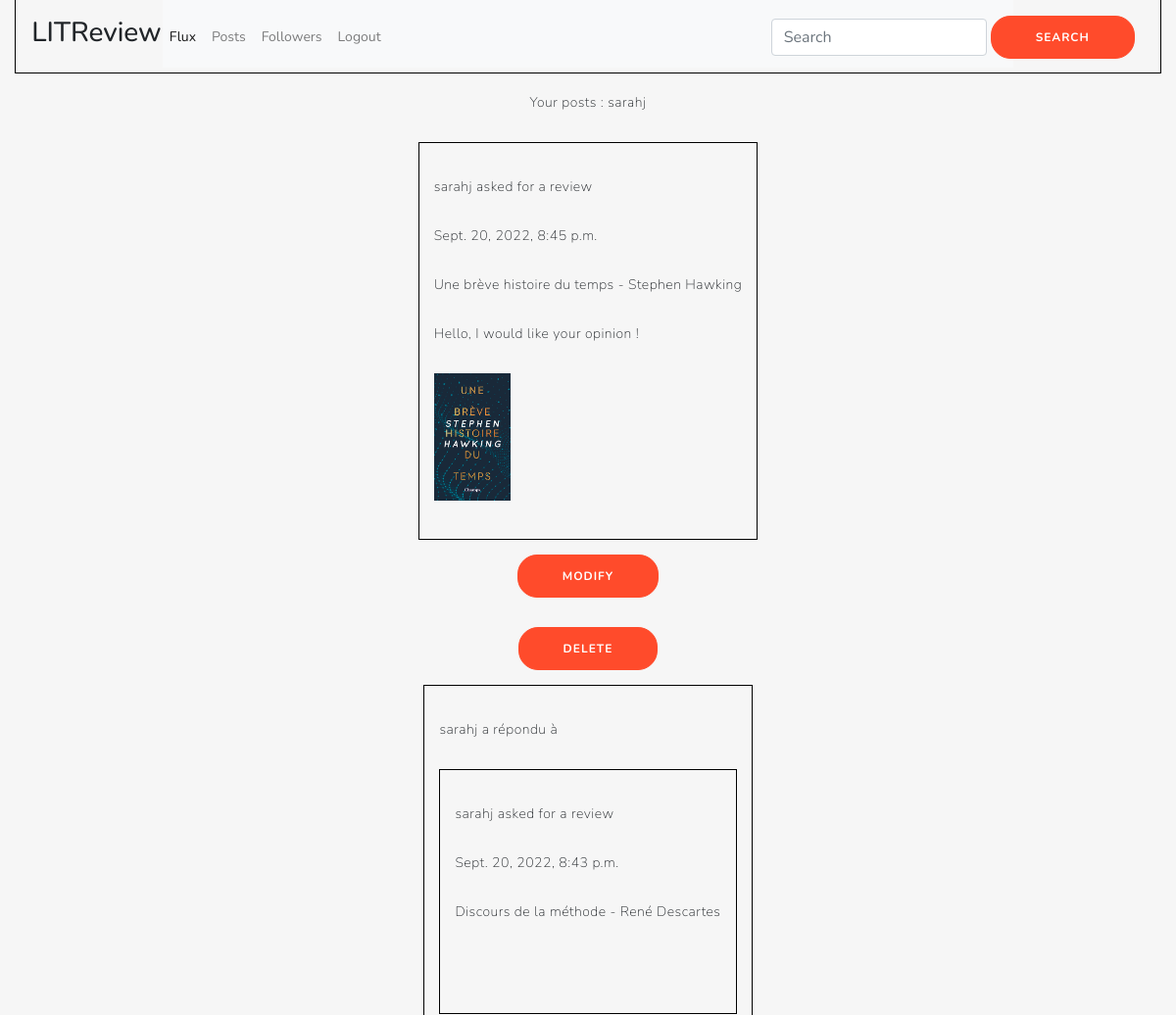
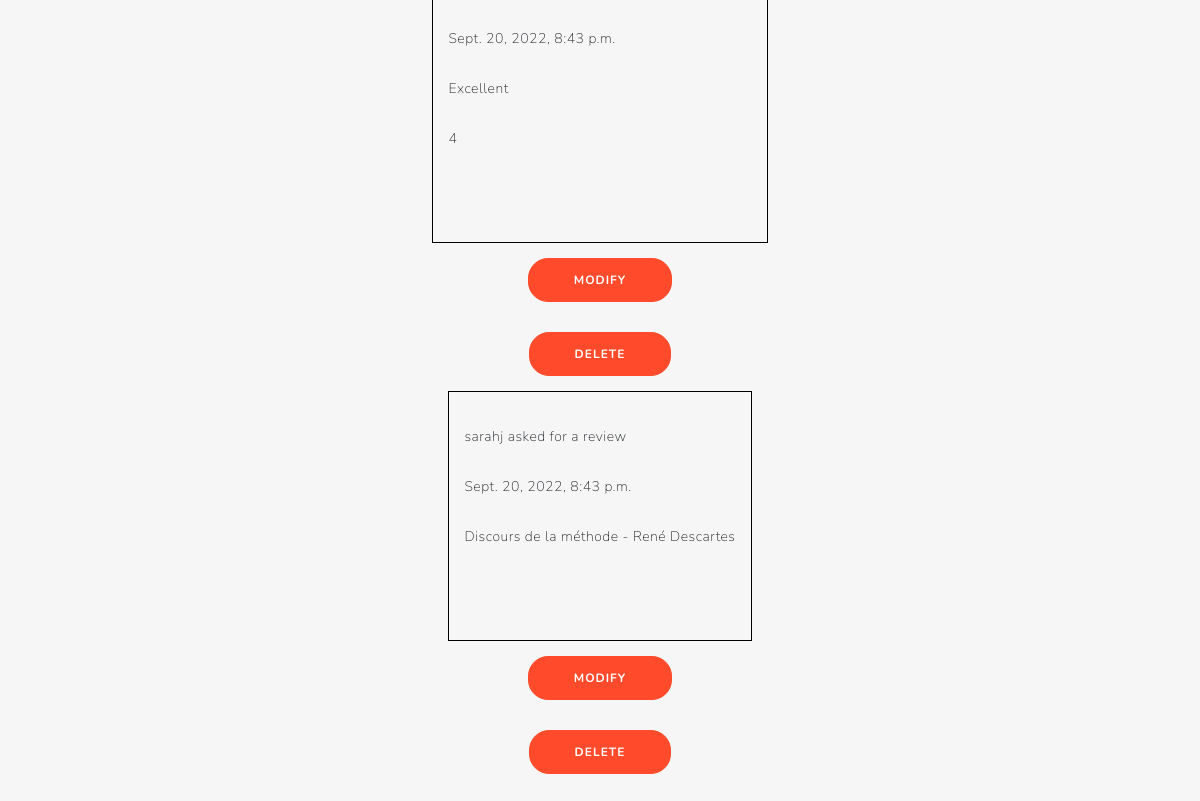
/posts/ (signed in), run on the app's committed database (2 pictures, top to bottom).
### user/models.py (models this page shows)
class User(AbstractUser):
    pass

### ticket/models.py (models this page shows)
class Ticket(models.Model):
    title = models.CharField(max_length=128)
    description = models.TextField(max_length=2048, blank=True)
    user = models.ForeignKey(to=settings.AUTH_USER_MODEL, on_delete=models.CASCADE)
    image = models.ImageField(upload_to='images_critiques/', null=True, blank=True)
    time_created = models.DateTimeField(auto_now_add=True)

### review/models.py (models this page shows)
class Review(models.Model):
    ticket = models.ForeignKey(to=Ticket, on_delete=models.CASCADE)
    rating = models.PositiveSmallIntegerField(
        validators=[MinValueValidator(0), MaxValueValidator(5)])
    headline = models.CharField(max_length=128)
    body = models.CharField(max_length=8192, blank=True)
    user = models.ForeignKey(
        to=settings.AUTH_USER_MODEL, on_delete=models.CASCADE)
    time_created = models.DateTimeField(auto_now_add=True)

### LITReview/views.py (the view)
# urls.py: path('posts/', views.posts_view, name='posts'),
@login_required
def posts_view(request):
    reviews = get_user_reviews(request.user)
    reviews = reviews.annotate(content_type=Value('REVIEW', CharField()))
    tickets = get_user_tickets(request.user)
    tickets = tickets.annotate(content_type=Value('TICKET', CharField()))
    posts = sorted(chain(reviews, tickets),
                   key=lambda post: post.time_created,
                   reverse=True)
    return render(request, 'posts/posts.html', context={'posts': posts})

### LITReview/views.py (called while the page is built)
def get_user_reviews(userx):
    reviews_list = Review.objects.filter(user=userx)
    return reviews_list

def get_user_tickets(userx):
    tickets_list = Ticket.objects.filter(user=userx)
    return tickets_list

### templates/posts/posts.html (shortened to what this page needs)
{% extends "base_template.html" %}
{% block content %}
<p>Your posts :  {{request.user}}</p>
{% for post in posts %}
        {% if post.content_type == 'TICKET' %}
            {% include 'ticket/ticket_snippet.html' %}
        {% elif post.content_type == 'REVIEW' %}
            {% include 'review/review_snippet.html' %}
        {% endif %}
        <a href="modify/{{ post.content_type }}/{{ post.id }}"><button type="submit">Modify</button></a>
        <a href="delete/{{ post.content_type }}/{{ post.id }}"><button type="submit">Delete</button></a>
    {% endfor %}
{% endblock %}

### templates/base_template.html (shortened to what this page needs)
{% load static %}
<html lang="en">
<head>
  <link href="//maxcdn.bootstrapcdn.com/bootstrap/4.0.0/css/bootstrap.min.css" rel="stylesheet" id="bootstrap-css">
  <link rel="stylesheet" href="/static/style.css">
</head>
<header>
  <nav class="navbar navbar-expand-lg navbar-light bg-light">
    <div class="site_title">
      <h3 id="title">LITReview</h3>
    </div>
    <div class="collapse navbar-collapse d-flex flex-row-reverse" id="navbarNav">
      <ul class="navbar-nav" id="title">
        <li class="nav-item active">
          <a class="nav-link" href="/flux">Flux<span class="sr-only">(current)</span></a>
        </li>
        <li class="nav-item">
          <a class="nav-link" href="/posts">Posts</a>
        </li>
        <li class="nav-item">
          <a class="nav-link" href="/abos">Followers</a>
        </li>
        <li class="nav-item">
          <a class="nav-link" href="/logout_user">Logout</a>
        </li>
      </ul>
    </div>
    <form class="form-inline my-2 my-lg-0" id="search-h">
      <input class="form-control mr-sm-1" type="search" placeholder="Search">
      <button type="submit" >Search</button>
    </form>
  </nav>
</header>
<body>
  {% block content %}{% endblock %}
</body>
</html>

### templates/ticket/ticket_snippet.html (shortened to what this page needs)
<div class="ticket_snippet">
    <div>
        <p>{{post.user}} asked for a review</p>
        <p>{{post.time_created}}</p>
    </div>
    <div>
        <p>{{post.title}}</p>
        <p>{{post.description}}</p>
        {% if post.image %}
        <img src="{{ post.image.url }}" alt="arf">
        {% endif %}
        <br>
        <br>
    </div>
</div>

### templates/review/review_snippet.html (shortened to what this page needs)
<div class="ticket_snippet">
    <div>
        <p>{{post.user}} a répondu à {% include 'ticket/ticket_snippet.html' with post=post.ticket %} </p>
        <p>{{post.time_created}}</p>
    </div>
    <div>
        <p>{{post.headline}}</p>
        <p>{{post.rating}}</p>
        <br>
        <br>
    </div>
</div>

### static/style.css (style rules this page uses)
* { box-sizing: border-box; }
body { background: #f6f6f6; display: flex; justify-content: center; align-items: center; flex-direction: column; font-family: 'Nunito', sans-serif; min-height: 100vh; margin: -20px 0 50px; }
img { max-width: 25%; }
p { font-size: 14px; font-weight: 100; line-height: 20px; letter-spacing: 0.5px; margin: 20px 0 30px; }
a { color: #333; font-size: 14px; text-decoration: none; margin: 15px 0; }
button { border-radius: 20px; border: 1px solid #ff4b2b; background-color: #ff4b2b; color: #fff; font-size: 12px; font-weight: bold; padding: 12px 45px; letter-spacing: 1px; text-transform: uppercase; transition: transform 80ms ease-in; }
form { background-color: rgba(255, 255, 255, 0); display: flex; align-items: center; justify-content: center; flex-direction: column; padding: 0 50px; height: 100%; text-align: center; }
input { background-color: #eee; border: none; padding: 12px 15px; margin: 8px 0; width: 100%; }
.ticket_snippet { border: solid black 0.2px; padding: 15px; margin: auto 0; }
.navbar { position : static; }
header { border: 0.2px solid black; padding: 5px 150px; position: sticky; }
#search-h { top: 10px; position: relative; left: 190px; }
#title { top: 10px; position: relative; right: 150px; }

### data on the page
User: user "sarahj"
Ticket: user "sarahj", time_created "Sept. 20, 2022, 8:45 p.m.", title "Une brève histoire du temps - Stephen Hawking", description "Hello, I would like your opinion !", image (picture)
Review: user "sarahj", time_created "Sept. 20, 2022, 8:43 p.m.", title "Discours de la méthode - René Descartes", headline "Excellent", rating "4"
Ticket: user "sarahj", time_created "Sept. 20, 2022, 8:43 p.m.", title "Discours de la méthode - René Descartes"
